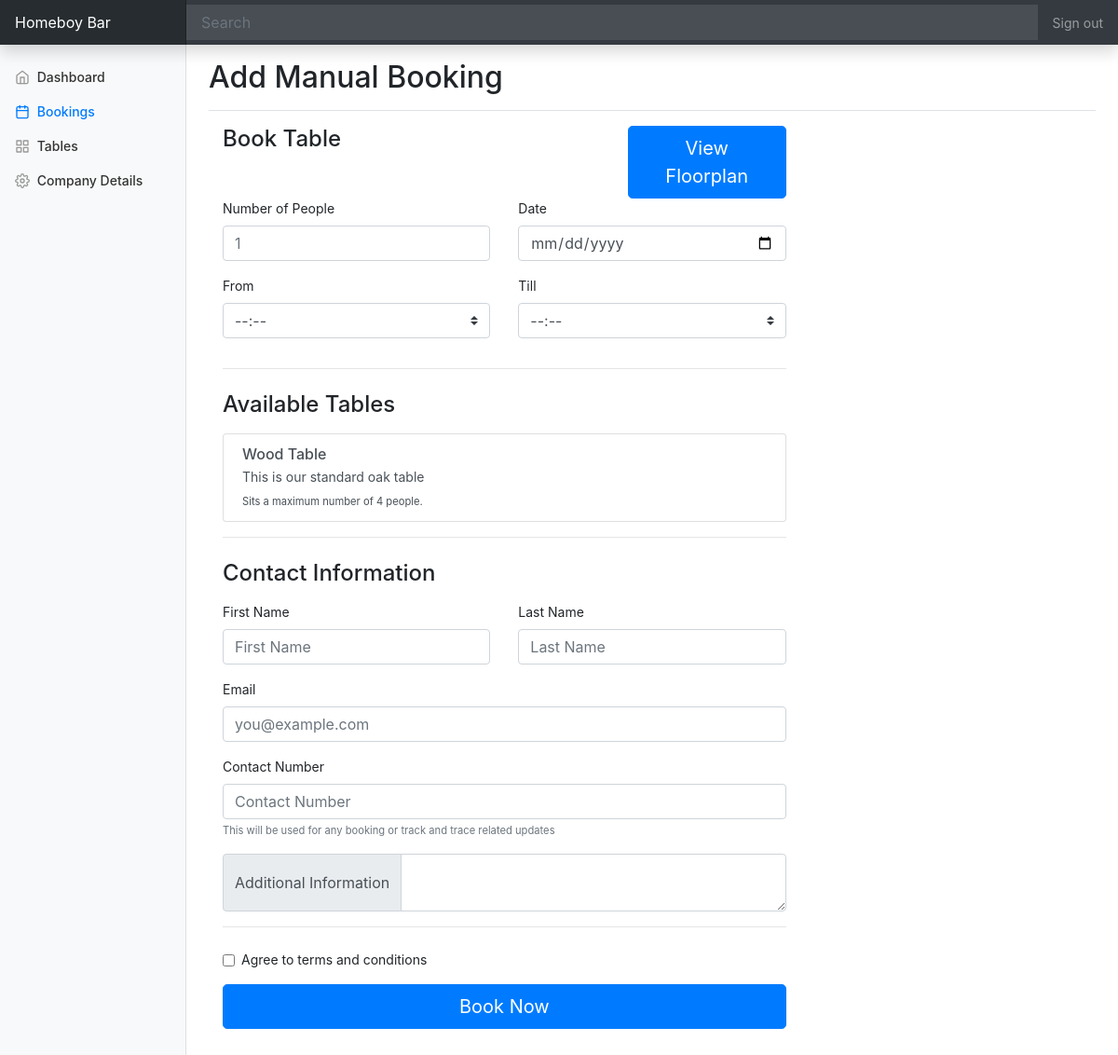
/site/dashboard/add-booking.php (signed in), run on the app's committed database.
### tables this page shows
CREATE TABLE `pubs` (
  `id` int(11) NOT NULL,
  `user_id` int(11) NOT NULL,
  `company_name` varchar(255) DEFAULT NULL,
  `venue_type` varchar(255) DEFAULT NULL,
  `address_one` varchar(255) DEFAULT NULL,
  `address_two` varchar(255) DEFAULT NULL,
  `country` varchar(255) DEFAULT NULL,
  `city` varchar(255) DEFAULT NULL,
  `post_code` varchar(255) DEFAULT NULL,
  `description` text DEFAULT NULL,
  `booking_available` tinyint(1) DEFAULT NULL
);

CREATE TABLE `tables_list` (
  `id` int(11) NOT NULL,
  `pub_id` int(11) NOT NULL,
  `table_no` int(11) DEFAULT NULL,
  `table_name` varchar(255) DEFAULT NULL,
  `table_location` varchar(255) DEFAULT NULL,
  `capacity` int(11) DEFAULT NULL,
  `floor_plan` varchar(255) DEFAULT NULL,
  `description` text DEFAULT NULL
);

### site/dashboard/add-booking.php (the view, shortened to what this page needs)
<?php
include('../php/database/connection.php');
if (!isset($_SESSION["user"])) {
    header('Location: ../partner-login.php');
} else {
  $user_id = $_SESSION['user'];
}
$sql = "SELECT * from pubs where user_id = '$user_id'";
$result = $conn->query($sql);
$row = $result->fetch_assoc();
$company_name = $row['company_name'];
$pub_id = $row['id'];
$sql = "SELECT * from tables_list where pub_id = '$pub_id'";
$result = $conn->query($sql);
?>
<!doctype html>
<html lang="en">
  <head>
<link href="../css/bootstrap.min.css" rel="stylesheet">
    <link href="dashboard.css" rel="stylesheet">
  </head>
  <body>
    <nav class="navbar navbar-dark sticky-top bg-dark flex-md-nowrap p-0 shadow">
  <a class="navbar-brand col-md-3 col-lg-2 mr-0 px-3" href="../index.php"><?php echo $company_name; ?></a>
  <input class="form-control form-control-dark w-100" type="text" placeholder="Search" aria-label="Search">
  <ul class="navbar-nav px-3">
    <li class="nav-item text-nowrap">
      <a class="nav-link" href="sign-out.php">Sign out</a>
    </li>
  </ul>
</nav>
<div class="container-fluid">
  <div class="row">
    <nav id="sidebarMenu" class="col-md-3 col-lg-2 d-md-block bg-light sidebar collapse">
      <div class="sidebar-sticky pt-3">
        <ul class="nav flex-column">
          <li class="nav-item">
            <a class="nav-link" href="index.php">
              <span data-feather="home"></span>
              Dashboard <span class="sr-only"></span>
            </a>
          </li>
          <li class="nav-item">
            <a class="nav-link active" href="bookings.php">
              <span data-feather="calendar"></span>
              Bookings
            </a>
          </li>
          <li class="nav-item">
            <a class="nav-link" href="tables.php">
              <span data-feather="grid"></span>
              Tables
            </a>
          </li>
          <li class="nav-item">
            <a class="nav-link" href="details.php">
              <span data-feather="settings"></span>
              Company Details
            </a>
          </li>
        </ul>
      </div>
    </nav>
    <main role="main" class="col-md-9 ml-sm-auto col-lg-10 px-md-4">
      <div class="d-flex justify-content-between flex-wrap flex-md-nowrap align-items-center pt-3 pb-2 mb-3 border-bottom">
        <h1 class="h2">Add Manual Booking</h1>
      </div>
    <div class="col-md-8 order-md-1">
      <h4 class="mb-3">Book Table
      <button class="btn btn-primary btn-lg btn-block" id="myBtn" style="float:right; width:170px;">View Floorplan</button>
      </h4>
      <form class="needs-validation" method="post" action="add-booking.php" novalidate style="margin-bottom: 50px;">
        <div class="row">
          <div class="col-md-6 mb-3">
            <label for="numberOfPeople">Number of People</label>
            <input type="number" name="no_of_people" class="form-control" id="numberOfPeople" placeholder="1" required value="<?php if (isset($_POST['no_of_people'])) {
              echo $_POST['no_of_people'];
            }?>">
          </div>
          <div class="col-md-6 mb-3">
            <label for="venue">Date</label>
            <input type="date" name="date" class="form-control" id="date" placeholder="DD/MM/YYYY" required value="<?php if (isset($_POST['date'])) {
              echo $_POST['date'];
            }?>">
          </div>
        </div>
        <div class="row">
          <div class="col-md-6 mb-3">
            <label for="from">From</label>
            <select name="from_time" class="custom-select" required>
                <option value="">--:--</option>
            </select>
          </div>
          <div class="col-md-6 mb-3">
            <label for="till">Till</label>
            <select name="to_time" class="custom-select" required>
                <option value="">--:--</option>
            </select>
          </div>
        </div>
        <hr class="mb-4">
        <h4 class="mb-3">Available Tables</h4>
        <div class="list-group">
          <?php while($row = $result->fetch_assoc()) { ?>
          <a id="table_<?php echo $row['id']; ?>" class="list-group-item list-group-item-action flex-column align-items-start" onClick="reply_click(<?php echo $row['id']; ?>);" style="cursor: pointer;">
            <div class="d-flex w-100 justify-content-between">
              <h6 class="mb-1"><?php echo $row['table_name']; ?></h6>
            </div>
            <p class="mb-1"><?php echo $row['description']; ?></p>
            <small>Sits a maximum number of <?php echo $row['capacity']; ?> people.</small>
          </a>
          <?php } ?>
        </div>
        <hr class="mb-4">
        <h4 class="mb-3">Contact Information</h4>
          <div class="row">
            <div class="col-md-6 mb-3">
              <label for="firstname">First Name</label>
              <input type="input" name="first_name" class="form-control" id="firstname" placeholder="First Name" required value="<?php if (isset($_POST['first_name'])) {
                echo $_POST['first_name'];
              }?>">
            </div>
            <div class="col-md-6 mb-3">
              <label for="firstname">Last Name</label>
              <input type="input" name="last_name" class="form-control" id="lastname" placeholder="Last Name" required value="<?php if (isset($_POST['last_name'])) {
                echo $_POST['last_name'];
              }?>">
            </div>
          </div>
          <div class="mb-3">
            <label for="email">Email</label>
            <input type="email" name="email" class="form-control" id="email" placeholder="you@example.com" required value="<?php if (isset($_POST['email'])) {
              echo $_POST['email'];
            }?>">
          </div>
          <div class="mb-3">
            <label for="number">Contact Number</label>
            <input maxlength="11" name="contact_number" type="text" class="form-control" id="number" placeholder="Contact Number" required value="<?php if (isset($_POST['contact_number'])) {
              echo $_POST['contact_number'];
            }?>">
            <small class="text-muted">This will be used for any booking or track and trace related updates</small>
          </div>
        <div class="input-group">
          <div class="input-group-prepend">
            <span class="input-group-text">Additional Information</span>
          </div>
          <textarea name="additional_information" class="form-control" aria-label="With textarea">
            <?php if (isset($_POST['additional_information'])) {
              echo $_POST['additional_information'];
            }?>
          </textarea>
        </div>
        <hr class="mb-4">
        <div class="form-group">
          <div class="form-check">
            <input class="form-check-input" type="checkbox" value="" id="invalidCheck3" required>
            <label class="form-check-label" for="invalidCheck3">
              Agree to terms and conditions
            </label>
          </div>
        </div>
        <button class="btn btn-primary btn-lg btn-block" type="submit">Book Now</button>
      </form>
    </div>
  </div>
  </div>
</body>
</html>

### site/dashboard/dashboard.css (style rules this page uses)
body { font-size: .875rem; }
.feather { width: 16px; height: 16px; vertical-align: text-bottom; }
.sidebar { position: fixed; top: 0; bottom: 0; left: 0; z-index: 100; padding: 48px 0 0; box-shadow: inset -1px 0 0 rgba(0, 0, 0, .1); }
.sidebar-sticky { position: relative; top: 0; height: calc(100vh - 48px); padding-top: .5rem; overflow-x: hidden; overflow-y: auto; }
.sidebar .nav-link { font-weight: 500; color: #333; }
.sidebar .nav-link .feather { margin-right: 4px; color: #999; }
.sidebar .nav-link.active { color: #007bff; }
.sidebar .nav-link:hover .feather, .sidebar .nav-link.active .feather { color: inherit; }
.navbar-brand { padding-top: .75rem; padding-bottom: .75rem; font-size: 1rem; background-color: rgba(0, 0, 0, .25); box-shadow: inset -1px 0 0 rgba(0, 0, 0, .25); }
.navbar .form-control { padding: .75rem 1rem; border-width: 0; border-radius: 0; }
.form-control-dark { color: #fff; background-color: rgba(255, 255, 255, .1); border-color: rgba(255, 255, 255, .1); }

### data on the page
pubs: company_name "Homeboy Bar"
tables_list: table_name "Wood Table", description "This is our standard oak table", capacity "4"
